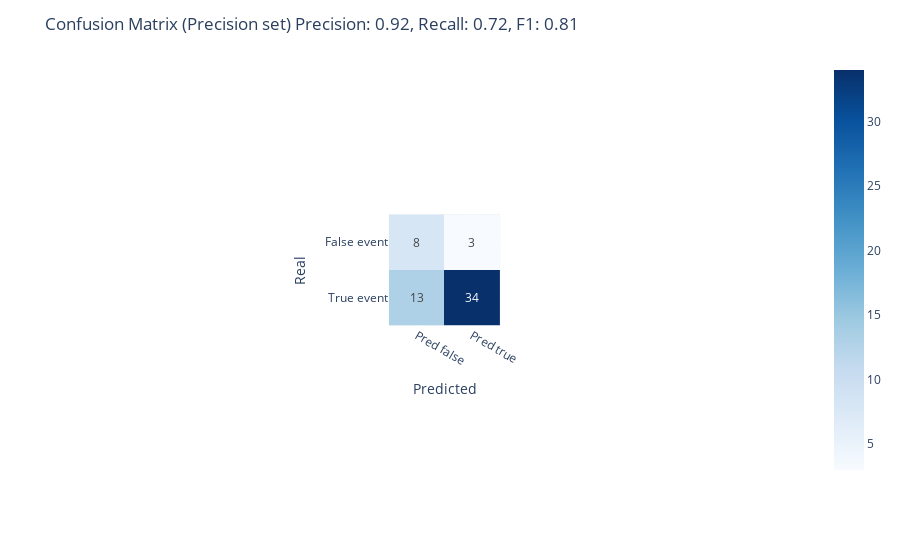

Notebook cell for this chart:
### Code cell
cm_df = pd.DataFrame(cm, index=["False event", "True event"], columns=["Pred false", "Pred true"])
title_text = (f"Confusion Matrix (Precision set)\n"
              f"Precision: {prec_val:.2f}, Recall: {rec_val:.2f}, F1: {f1_val:.2f}")

fig = px.imshow(cm_df, text_auto=True, color_continuous_scale="Blues")
fig.update_layout(
    title=title_text,
    xaxis_title="Predicted",
    yaxis_title="Real"
)
fig.show()

### Figure 1 — Plotly figure (JSON) as saved in the notebook; plotly's stock layout.template omitted (floating-point values rounded to 4 significant figures)
{"data": [{"coloraxis": "coloraxis", "hovertemplate": "x: %{x}<br>y: %{y}<br>color: %{z}<extra></extra>", "name": "0", "texttemplate": "%{z}", "type": "heatmap", "x": ["Pred false", "Pred true"], "xaxis": "x", "y": ["False event", "True event"], "yaxis": "y", "z": [[8, 3], [13, 34]]}], "layout": {"autosize": true, "coloraxis": {"colorscale": [[0, "rgb(247,251,255)"], [0.125, "rgb(222,235,247)"], [0.25, "rgb(198,219,239)"], [0.375, "rgb(158,202,225)"], [0.5, "rgb(107,174,214)"], [0.625, "rgb(66,146,198)"], [0.75, "rgb(33,113,181)"], [0.875, "rgb(8,81,156)"], [1, "rgb(8,48,107)"]]}, "margin": {"t": 60}, "title": {"text": "Confusion Matrix (Precision set)\nPrecision: 0.92, Recall: 0.72, F1: 0.81"}, "xaxis": {"anchor": "y", "autorange": true, "constrain": "domain", "domain": [0.4237, 0.5763], "range": [-0.5, 1.5], "scaleanchor": "y", "title": {"text": "Predicted"}, "type": "category"}, "yaxis": {"anchor": "x", "autorange": true, "constrain": "domain", "domain": [0, 1], "range": [1.5, -0.5], "title": {"text": "Real"}, "type": "category"}}}
